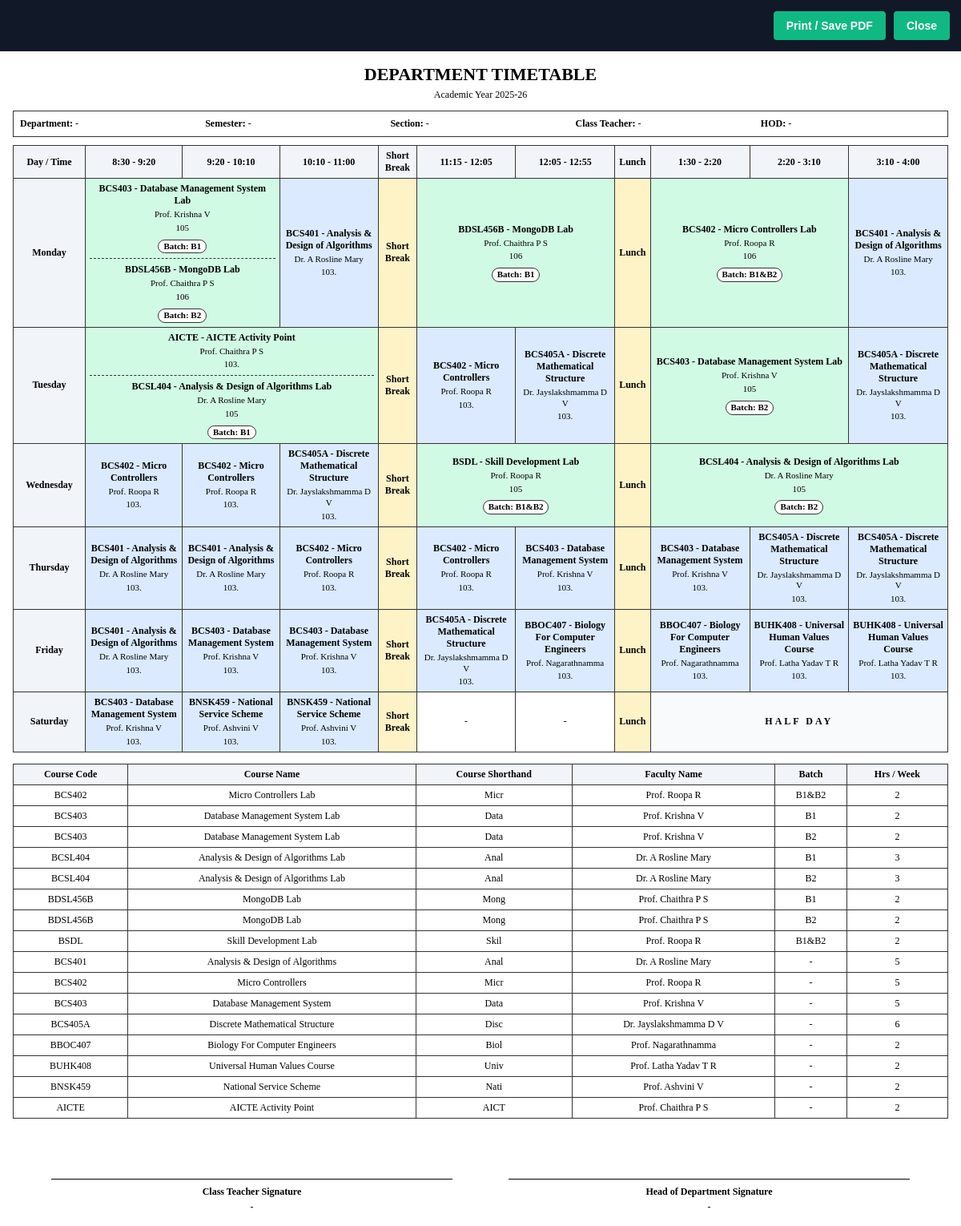
The app's page /timetable/print with its own data.
### models.py (models this page shows)
class Subject(db.Model):
    __tablename__ = 'subjects'
    id = db.Column(db.Integer, primary_key=True)
    code = db.Column(db.String(20), nullable=False)
    name = db.Column(db.String(100), nullable=False)
    subject_type = db.Column(db.String(20), nullable=False) # Theory, Core Lab, Integrated Lab
    department_id = db.Column(db.Integer, db.ForeignKey('departments.id'), nullable=False)

class Faculty(db.Model):
    __tablename__ = 'faculty'
    id = db.Column(db.Integer, primary_key=True)
    name = db.Column(db.String(100), nullable=False)
    home_department_id = db.Column(db.Integer, db.ForeignKey('departments.id'), nullable=False)
    max_hours_per_day = db.Column(db.Integer, default=6)
    capability = db.Column(db.String(20), default='Both') # Theory, Lab, Both
    is_interdepartmental = db.Column(db.Boolean, default=False)
    home_department = db.relationship('Department', backref='faculty_members')

class Room(db.Model):
    __tablename__ = 'rooms'
    id = db.Column(db.Integer, primary_key=True)
    name = db.Column(db.String(50), nullable=False)
    room_type = db.Column(db.String(20), nullable=False) # Lab, Theory
    department_id = db.Column(db.Integer, db.ForeignKey('departments.id'), nullable=True)
    department = db.relationship('Department')

class Schedule(db.Model):
    __tablename__ = 'schedules'
    id = db.Column(db.Integer, primary_key=True)
    schedule_type = db.Column(db.String(10), nullable=False) # 'Lab', 'Theory'
    subject_id = db.Column(db.Integer, db.ForeignKey('subjects.id'), nullable=False)
    faculty_id = db.Column(db.Integer, db.ForeignKey('faculty.id'), nullable=False)
    asst_faculty_id = db.Column(db.Integer, db.ForeignKey('faculty.id'), nullable=True)
    room_id = db.Column(db.Integer, db.ForeignKey('rooms.id'), nullable=False)
    day = db.Column(db.String(20), nullable=False)
    slot_index = db.Column(db.Integer, nullable=False) # 0 to N slots per day
    duration_slots = db.Column(db.Integer, default=1) # 1 for theory, 2 for integrated, 3 for core
    semester = db.Column(db.Integer, nullable=False)
    section = db.Column(db.String(10), nullable=False)
    batch = db.Column(db.String(10), nullable=True)
    academic_year = db.Column(db.String(20), nullable=False, default='2025-26')
    subject = db.relationship('Subject')
    faculty = db.relationship('Faculty', foreign_keys=[faculty_id])
    room = db.relationship('Room')

### app.py (the view)
@app.route('/timetable/print', methods=['GET'])
def print_timetable():
    semester = request.args.get('semester')
    section = request.args.get('section')
    academic_year = request.args.get('academic_year') or '2025-26'
    faculty_id = request.args.get('faculty_id')
    department_id = request.args.get('department_id')
    class_teacher = request.args.get('class_teacher') or '-'
    hod = request.args.get('hod') or '-'
    query = Schedule.query
    if academic_year:
        query = query.filter_by(academic_year=academic_year)
    if semester:
        query = query.filter_by(semester=semester)
    if section:
        normalized_section = section.strip().lower()
        query = query.filter(or_(
            func.lower(func.trim(Schedule.section)) == normalized_section,
            func.lower(func.trim(Schedule.batch)) == normalized_section
        ))
    if faculty_id:
        query = query.filter(or_(
            Schedule.faculty_id == faculty_id,
            Schedule.asst_faculty_id == faculty_id
        ))
    if department_id:
        query = query.join(Subject).filter(Subject.department_id == department_id)
    schedules = []
    for schedule in query.all():
        schedules.append({
            "id": schedule.id,
            "type": schedule.schedule_type,
            "subject_code": schedule.subject.code,
            "subject_id": schedule.subject_id,
            "subject": schedule.subject.name,
            "faculty": schedule.faculty.name,
            "room": schedule.room.name,
            "day": schedule.day,
            "slot_index": schedule.slot_index,
            "duration": schedule.duration_slots,
            "semester": schedule.semester,
            "section": schedule.section,
            "academic_year": schedule.academic_year,
            "batch": schedule.batch
        })
    days = ['Monday', 'Tuesday', 'Wednesday', 'Thursday', 'Friday', 'Saturday']
    slot_labels = ['8:30 - 9:20', '9:20 - 10:10', '10:10 - 11:00', '11:15 - 12:05', '12:05 - 12:55', '1:30 - 2:20', '2:20 - 3:10', '3:10 - 4:00']
    grid_rows = []
    for day in days:
        starts = {}
        for item in schedules:
            if item["day"] != day:
                continue
            starts.setdefault(int(item["slot_index"]), []).append(item)
        row_cells = []
        skip = 0
        for slot_index in range(8):
            if skip:
                skip -= 1
                continue
            if slot_index == 3:
                row_cells.append({"kind": "break", "label": "Short Break", "colspan": 1})
            if slot_index == 5:
                row_cells.append({"kind": "break", "label": "Lunch", "colspan": 1})
            if day == 'Saturday' and slot_index == 5:
                row_cells.append({"kind": "half", "label": "HALF DAY", "colspan": 3})
                skip = 2
                continue
            schedule_group = starts.get(slot_index)
            if schedule_group:
                schedule_group.sort(key=lambda item: (item.get("batch") or "", item["subject_code"]))
                duration = max(int(item["duration"]) for item in schedule_group)
                row_cells.append({
                    "kind": "schedule",
                    "schedules": schedule_group,
                    "colspan": duration,
                    "is_lab": any("Lab" in item["type"] for item in schedule_group)
                })
                skip = duration - 1
            else:
                row_cells.append({"kind": "empty", "label": "-", "colspan": 1})
        grid_rows.append({"day": day, "cells": row_cells})
    summary = {}
    for schedule in schedules:
        key = f"{schedule['subject_id']}::{schedule['type']}::{schedule.get('batch') or ''}"
        if key not in summary:
            summary[key] = {
                "code": schedule["subject_code"],
                "name": schedule["subject"],
                "short": schedule["subject"][:4],
                "faculty": set(),
                "batch": schedule.get("batch") or "-",
                "hours": 0
            }
        summary[key]["faculty"].add(schedule["faculty"])
        summary[key]["hours"] += int(schedule["duration"])
    summary_rows = []
    for item in summary.values():
        summary_rows.append({
            "code": item["code"],
            "name": item["name"],
            "short": item["short"],
            "faculty": ", ".join(sorted(item["faculty"])),
            "batch": item["batch"],
            "hours": item["hours"]
        })
    department = Department.query.get(int(department_id)) if department_id else None
    return render_template(
        'timetable_print.html',
        days=days,
        slot_labels=slot_labels,
        grid_rows=grid_rows,
        summary_rows=summary_rows,
        department=department.name if department else '-',
        semester=semester or '-',
        section=section or '-',
        academic_year=academic_year,
        class_teacher=class_teacher,
        hod=hod,
        has_schedules=bool(schedules)
    )

### templates/timetable_print.html (shortened to what this page needs)
<!DOCTYPE html>
<html lang="en">
<head>
</head>
<body>
    <div class="print-actions">
        <button type="button" onclick="window.print()">Print / Save PDF</button>
        <button type="button" onclick="window.close()">Close</button>
    </div>
    <main class="page">
        <div class="print-header">
            <h1>Department Timetable</h1>
            <div>Academic Year {{ academic_year }}</div>
        </div>
        <section class="meta">
            <div><strong>Department:</strong> {{ department }}</div>
            <div><strong>Semester:</strong> {{ semester }}</div>
            <div><strong>Section:</strong> {{ section }}</div>
            <div><strong>Class Teacher:</strong> {{ class_teacher }}</div>
            <div><strong>HOD:</strong> {{ hod }}</div>
        </section>
        {% if has_schedules %}
            <table>
                <thead>
                    <tr>
                        <th>Day / Time</th>
                        <th>8:30 - 9:20</th>
                        <th>9:20 - 10:10</th>
                        <th>10:10 - 11:00</th>
                        <th>Short Break</th>
                        <th>11:15 - 12:05</th>
                        <th>12:05 - 12:55</th>
                        <th>Lunch</th>
                        <th>1:30 - 2:20</th>
                        <th>2:20 - 3:10</th>
                        <th>3:10 - 4:00</th>
                    </tr>
                </thead>
                <tbody>
                    {% for row in grid_rows %}
                        <tr>
                            <th class="day-cell">{{ row.day }}</th>
                            {% for cell in row.cells %}
                                {% if cell.kind == 'schedule' %}
                                    {% set schedules = cell.schedules if cell.schedules is defined else [cell.schedule] %}
                                    {% set is_lab_cell = cell.is_lab if cell.is_lab is defined else ('Lab' in cell.schedule.type) %}
                                    <td colspan="{{ cell.colspan }}" class="schedule-cell {{ 'cell-lab' if is_lab_cell else 'cell-theory' }}">
                                        {% for schedule in schedules %}
                                            <div class="stacked-schedule">
                                                <div class="subject">{{ schedule.subject_code }} - {{ schedule.subject }}</div>
                                                <div class="details">{{ schedule.faculty }}</div>
                                                <div class="details">{{ schedule.room }}</div>
                                                {% if schedule.batch %}
                                                    <div class="details"><span class="batch-line">Batch: {{ schedule.batch }}</span></div>
                                                {% endif %}
                                            </div>
                                        {% endfor %}
                                    </td>
                                {% elif cell.kind == 'break' %}
                                    <td class="break-cell">{{ cell.label }}</td>
                                {% elif cell.kind == 'half' %}
                                    <td colspan="{{ cell.colspan }}" class="half-cell">{{ cell.label }}</td>
                                {% else %}
                                    <td>{{ cell.label }}</td>
                                {% endif %}
                            {% endfor %}
                        </tr>
                    {% endfor %}
                </tbody>
            </table>
            <table class="summary">
                <thead>
                    <tr>
                        <th>Course Code</th>
                        <th>Course Name</th>
                        <th>Course Shorthand</th>
                        <th>Faculty Name</th>
                        <th>Batch</th>
                        <th>Hrs / Week</th>
                    </tr>
                </thead>
                <tbody>
                    {% for item in summary_rows %}
                        <tr>
                            <td>{{ item.code }}</td>
                            <td>{{ item.name }}</td>
                            <td>{{ item.short }}</td>
                            <td>{{ item.faculty }}</td>
                            <td>{{ item.batch }}</td>
                            <td>{{ item.hours }}</td>
                        </tr>
                    {% endfor %}
                </tbody>
            </table>
            <section class="signature-panel">
                <div class="signature-box">
                    <div class="signature-line"></div>
                    Class Teacher Signature
                    <span>{{ class_teacher }}</span>
                </div>
                <div class="signature-box">
                    <div class="signature-line"></div>
                    Head of Department Signature
                    <span>{{ hod }}</span>
                </div>
            </section>
        {% else %}
            <div class="empty-note">No timetable found for this selection.</div>
        {% endif %}
    </main>
</body>
</html>

### templates/timetable_print.html (style rules this page uses)
* { box-sizing: border-box; }
body { margin: 0; background: #ffffff; color: #000000; font-family: "Times New Roman", Times, serif; font-size: 12px; }
.print-actions { display: flex; justify-content: flex-end; gap: 10px; padding: 14px; background: #111827; }
.print-actions button { border: 0; border-radius: 4px; padding: 10px 16px; background: #10b981; color: #ffffff; font: 700 14px Arial, sans-serif; cursor: pointer; }
.page { padding: 16px; }
.print-header { text-align: center; margin-bottom: 12px; }
.print-header h1 { margin: 0 0 5px; font-size: 22px; text-transform: uppercase; }
.meta { display: grid; grid-template-columns: repeat(5, 1fr); gap: 6px; margin-bottom: 10px; border: 1px solid #333333; padding: 8px; }
.meta div { min-width: 0; }
table { width: 100%; border-collapse: collapse; page-break-inside: avoid; }
th, td { border: 1px solid #333333; padding: 5px; text-align: center; vertical-align: middle; }
th { background: #f1f5f9; font-weight: 700; }
.day-cell { width: 90px; font-weight: 700; }
.schedule-cell { min-width: 95px; line-height: 1.25; }
.cell-lab { background: #d1fae5; }
.cell-theory { background: #dbeafe; }
.break-cell { background: #fef3c7; font-weight: 700; }
.half-cell { background: #f8fafc; font-weight: 700; letter-spacing: 3px; }
.subject { font-weight: 700; }
.details { margin-top: 3px; font-size: 11px; }
.batch-line { display: inline-block; margin-top: 4px; padding: 1px 6px; border: 1px solid #333333; border-radius: 999px; font-weight: 700; background: #ffffff; }
.stacked-schedule + .stacked-schedule { margin-top: 6px; padding-top: 6px; border-top: 1px dashed #333333; }
.summary { margin-top: 14px; }
.signature-panel { display: grid; grid-template-columns: 1fr 1fr; gap: 70px; margin-top: 36px; padding: 0 48px; }
.signature-line { border-bottom: 1.5px solid #000000; height: 40px; margin-bottom: 8px; }
.signature-box { text-align: center; font-weight: 700; }
.signature-box span { display: block; margin-top: 4px; font-weight: 400; }

### records on screen
Subject: subject_code "BCS403" "BCS403", subject "Database Management System Lab" "Database Management System Lab", code "BCS403" "BCS403", name "Database Management System Lab" "Database Management System Lab"
Faculty: faculty "Prof. Krishna V" "Prof. Krishna V" "Prof. Krishna V" "Prof. Krishna V" "Prof. Krishna V" "Prof. Krishna V" "Prof. Krishna V", faculty "Prof. Krishna V" "Prof. Krishna V" "Prof. Krishna V"
Room: room "105" "105" "105" "105" "105"
Schedule: batch "B1", batch "B1"
Subject: subject_code "BDSL456B" "BDSL456B", subject "MongoDB Lab" "MongoDB Lab", code "BDSL456B" "BDSL456B", name "MongoDB Lab" "MongoDB Lab"
Faculty: faculty "Prof. Chaithra P S" "Prof. Chaithra P S" "Prof. Chaithra P S", faculty "Prof. Chaithra P S" "Prof. Chaithra P S" "Prof. Chaithra P S"
Room: room "106" "106" "106"
Schedule: batch "B2", batch "B2"
Subject: subject_code "BCS401" "BCS401" "BCS401" "BCS401" "BCS401", subject "Analysis & Design of Algorithms" "Analysis & Design of Algorithms" "Analysis & Design of Algorithms" "Analysis & Design of Algorithms" "Analysis & Design of Algorithms", code "BCS401", name "Analysis & Design of Algorithms"
Faculty: faculty "Dr. A Rosline Mary" "Dr. A Rosline Mary" "Dr. A Rosline Mary" "Dr. A Rosline Mary" "Dr. A Rosline Mary" "Dr. A Rosline Mary" "Dr. A Rosline Mary", faculty "Dr. A Rosline Mary" "Dr. A Rosline Mary" "Dr. A Rosline Mary"
Room: room "103." "103." "103." "103." "103." "103." "103." "103." "103." "103." "103." "103." "103." "103." "103." "103." "103." "103." "103." "103." "103." "103." "103." "103." "103." "103." "103." "103."
Schedule: batch "B1", batch "B1"
Subject: subject_code "BCS402", subject "Micro Controllers Lab", code "BCS402", name "Micro Controllers Lab"
Faculty: faculty "Prof. Roopa R" "Prof. Roopa R" "Prof. Roopa R" "Prof. Roopa R" "Prof. Roopa R" "Prof. Roopa R" "Prof. Roopa R", faculty "Prof. Roopa R" "Prof. Roopa R" "Prof. Roopa R"
Schedule: batch "B1&B2", batch "B1&B2"
Subject: subject_code "AICTE", subject "AICTE Activity Point", code "AICTE", name "AICTE Activity Point"
Subject: subject_code "BCSL404" "BCSL404", subject "Analysis & Design of Algorithms Lab" "Analysis & Design of Algorithms Lab", code "BCSL404" "BCSL404", name "Analysis & Design of Algorithms Lab" "Analysis & Design of Algorithms Lab"
Schedule: batch "B1", batch "B1"
Subject: subject_code "BCS402" "BCS402" "BCS402" "BCS402" "BCS402", subject "Micro Controllers" "Micro Controllers" "Micro Controllers" "Micro Controllers" "Micro Controllers", code "BCS402", name "Micro Controllers"
Subject: subject_code "BCS405A" "BCS405A" "BCS405A" "BCS405A" "BCS405A" "BCS405A", subject "Discrete Mathematical Structure" "Discrete Mathematical Structure" "Discrete Mathematical Structure" "Discrete Mathematical Structure" "Discrete Mathematical Structure" "Discrete Mathematical Structure", code "BCS405A", name "Discrete Mathematical Structure"
Faculty: faculty "Dr. Jayslakshmamma D V" "Dr. Jayslakshmamma D V" "Dr. Jayslakshmamma D V" "Dr. Jayslakshmamma D V" "Dr. Jayslakshmamma D V" "Dr. Jayslakshmamma D V", faculty "Dr. Jayslakshmamma D V"
Schedule: batch "B2", batch "B2"
Subject: subject_code "BSDL", subject "Skill Development Lab", code "BSDL", name "Skill Development Lab"
Schedule: batch "B1&B2", batch "B1&B2"
Schedule: batch "B2", batch "B2"
Subject: subject_code "BCS403" "BCS403" "BCS403" "BCS403" "BCS403", subject "Database Management System" "Database Management System" "Database Management System" "Database Management System" "Database Management System", code "BCS403", name "Database Management System"
Subject: subject_code "BBOC407" "BBOC407", subject "Biology For Computer Engineers" "Biology For Computer Engineers", code "BBOC407", name "Biology For Computer Engineers"
Faculty: faculty "Prof. Nagarathnamma" "Prof. Nagarathnamma", faculty "Prof. Nagarathnamma"
Subject: subject_code "BUHK408" "BUHK408", subject "Universal Human Values Course" "Universal Human Values Course", code "BUHK408", name "Universal Human Values Course"
Faculty: faculty "Prof. Latha Yadav T R" "Prof. Latha Yadav T R", faculty "Prof. Latha Yadav T R"
Subject: subject_code "BNSK459" "BNSK459", subject "National Service Scheme" "National Service Scheme", code "BNSK459", name "National Service Scheme"
Faculty: faculty "Prof. Ashvini V" "Prof. Ashvini V", faculty "Prof. Ashvini V"

### other values on screen
{{ academic_year }} "2025-26"
{{ department }} "-"
{{ semester }} "-"
{{ section }} "-"
{{ class_teacher }} "-"
{{ hod }} "-"
{{ row.day }} "Monday" "Tuesday" "Wednesday" "Thursday" "Friday" "Saturday"
{{ cell.label }} "Short Break" "Lunch" "Short Break" "Lunch" "Short Break" "Lunch" "Short Break" "Lunch" "Short Break" "Lunch" "Short Break" "Lunch"
{{ cell.label }} "-" "-"
{{ cell.label }} "HALF DAY"
{{ item.short }} "Micr" "Data" "Data" "Anal" "Anal" "Mong" "Mong" "Skil" "Anal" "Micr" "Data" "Disc" "Biol" "Univ" "Nati" "AICT"
{{ item.hours }} "2" "2" "2" "3" "3" "2" "2" "2" "5" "5" "5" "6" "2" "2" "2" "2"
{{ item.batch }} "-" "-" "-" "-" "-" "-" "-" "-"
